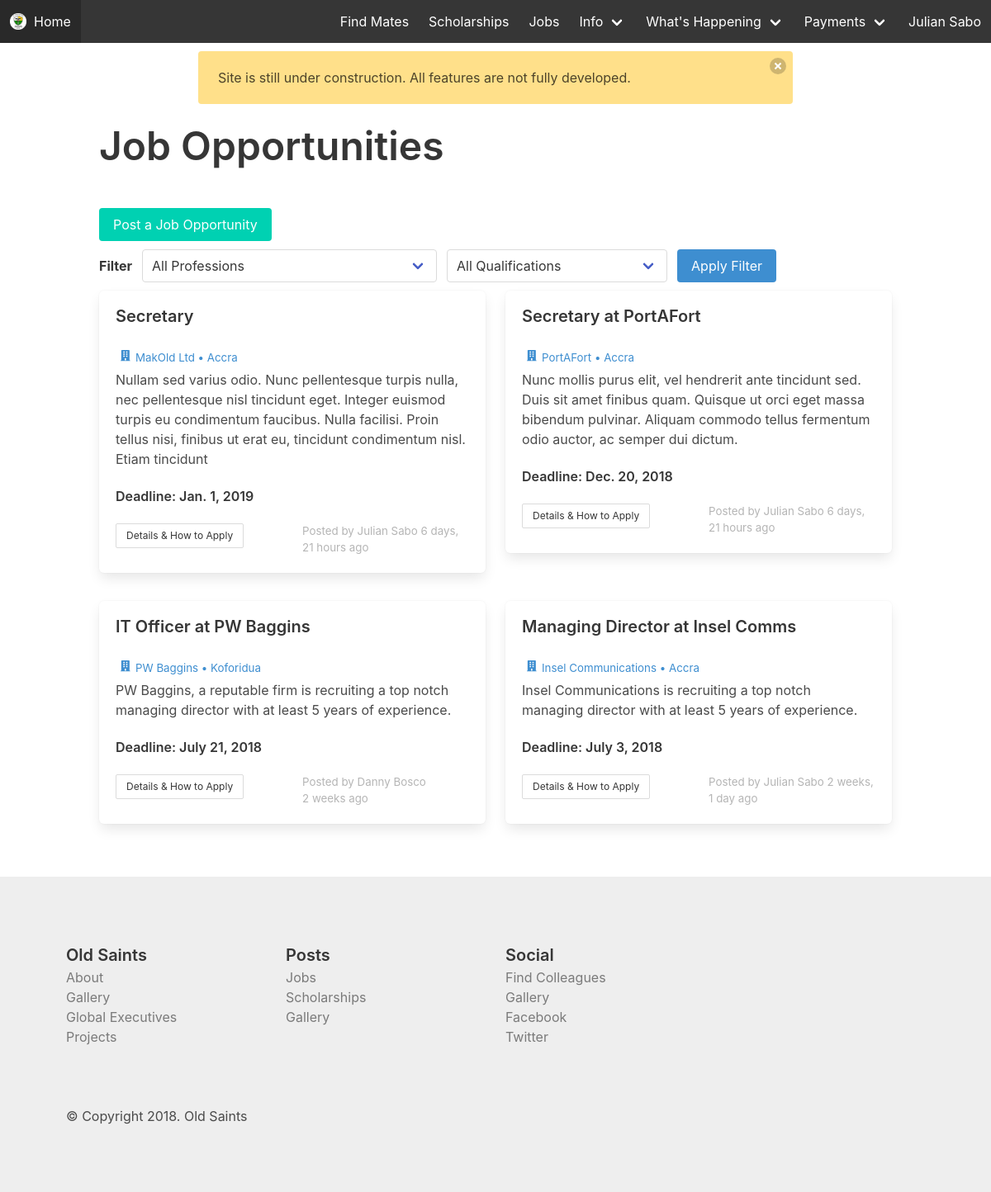
The page /jobs/ (signed in) on the database its author committed.
### web/models.py (models this page shows, shortened)
class Job(models.Model):
    post_title = models.CharField(max_length=70)
    position = models.CharField(max_length=70)
    short_description = models.CharField(max_length=250)
    job_description = models.TextField()
    salary_range = models.CharField(max_length=60)
    location = models.CharField(max_length=70)
    company = models.CharField(max_length=70)
    how_to_apply = models.CharField(max_length=70)
    date_added = models.DateTimeField(auto_now_add=True)
    qualifications = models.CharField(max_length=100)
    deadline = models.DateField()
    profession_type = models.CharField(max_length=100, default="General")
    posted_by = models.ForeignKey(Alumnum, related_name="jobs", on_delete=models.CASCADE)
    class Meta:
        ordering = ('-date_added', )

class Alumnum(models.Model):
    user = models.OneToOneField(User, related_name="alumnum", on_delete=models.CASCADE)
    mobile = models.CharField(max_length=17)
    telephone = models.CharField(max_length=17, blank=True)
    whatsapp = models.CharField(max_length=17, blank=True)
    facebook = models.CharField(max_length=100, blank=True)
    twitter = models.CharField(max_length=100, blank=True)
    instagram = models.CharField(max_length=100, blank=True)
    address_line_1 = models.CharField(max_length=50)
    address_line_2 = models.CharField(max_length=50)
    year_of_completion = models.IntegerField()
    exam_type = models.CharField(max_length=20) # o/a level, sss, wassce
    house = models.ForeignKey(House, related_name="alumni", on_delete=models.CASCADE)
    chapter = models.ForeignKey(Chapter, related_name="alumni", on_delete=models.CASCADE)
    member_id = models.CharField(max_length=20)
    profession = models.CharField(max_length=100)
    nickname = models.CharField(max_length=70, blank=True)
    reference_1 = models.TextField(blank=True)
    reference_2 = models.TextField(blank=True)
    verified = models.BooleanField(default=False)
    executive = models.BooleanField(default=False)
    class Meta:
        verbose_name_plural = "Alumni"
    def __str__(self):
        return self.user.get_full_name()

### web/views.py (the view)
# urls.py: url(r'^jobs/$', views.jobs, name="jobs"),
@login_required
def jobs(request):
    q_jobs = Job.objects.all()
    context = {
        "professions": PROFESSIONS
    }
    if request.GET.get('f', 0):
        profession = request.GET.get('profession', 'all')
        if not profession == 'all':
            q_jobs = q_jobs.filter(profession_type=profession)
        context['profession'] = profession
    context['jobs'] = q_jobs.all()
    return render(request, "web/jobs.html", context)

### web/templates/web/jobs.html (shortened to what this page needs)
{% extends "web/base.html" %} {% block main_title %} Jobs {% endblock main_title %} {% block content %}
<div class="container">
    <div style="margin-top: 10px;">
        <p class="is-1 title" style="margin-bottom: 1em;">
            Job Opportunities
        </p>
        <a href="{% url 'web:create_job_post' %}" class="button is-primary">Post a Job Opportunity</a>
        <form action="{% url 'web:jobs' %}" method="GET">
            <div class="level" style="margin-top: 10px;">
                <div class="level-left">
                    <div class="level-item">
                        <strong>Filter</strong>
                    </div>
                    <div class="level-item">
                        <div class="control">
                            <div class="select">
                                <select name="profession" id="">
                                    <option value="all">All Professions</option>
                                </select>
                            </div>
                        </div>
                    </div>
                    <div class="level-item">
                        <div class="control">
                            <div class="select">
                                <select name="qualification" id="">
                                    <option value="all">All Qualifications</option>
                                </select>
                            </div>
                        </div>
                    </div>
                    <div class="level-item">
                        <button class="button is-info">Apply Filter</button>
                    </div>
                </div>
            </div>
        </form>
    </div>
    <div class="columns is-multiline is-mobile">
        {% for job in jobs %}
        <div class="column is-half">
            <div class="box" style="margin-top: 10px;">
                <h5 class="is-5 title">{{ job.post_title }}</h5>
                <p style="font-size: 10pt; margin-bottom: 5px;" class="has-text-info">
                    <span class="icon">
                        <i class="fas fa-building"></i>
                    </span>{{ job.company }} &bull; {{ job.location }}</p>
                <p>{{ job.short_description }}</p>
                <br>
                <p class="is-6 title">Deadline: {{job.deadline}}</p>
                <div class="columns">
                    <div class="column">
                        <a class="button is-small" href="{% url 'web:job_detail' job.id %}">Details &amp; How to Apply</a>
                    </div>
                    <div class="column">
                        <p class="has-text-grey-light" style="font-size: 10pt;">Posted by {{job.posted_by}} {{job.date_added|timesince}} ago</p>
                    </div>
                </div>
            </div>
        </div>
        {% endfor %}
    </div>
</div>
{% endblock content %}

### web/templates/web/base.html (shortened to what this page needs)
{% load static %}
<!DOCTYPE html>
<html lang="en">
<head>
    <link rel="stylesheet" href="https://cdnjs.cloudflare.com/ajax/libs/bulma/0.7.1/css/bulma.min.css" />
    <link rel="stylesheet" href="{% static 'web/css/main.css' %}">
    <link rel="stylesheet" href="{% static 'web/css/intlTelInput.min.css' %}">
</head>
<body>
    <header>
        <nav class="navbar is-dark" role="navigation" aria-label="main navigation">
            <div class="navbar-brand">
                <a class="navbar-item" href="/">
                    <img src="{% static 'web/images/oldsaints-01.png' %}" alt="Old Saints" width="20" height="20"> &nbsp;{% if home %}
                    Old Saints
                    {% else %}
                    Home
                    {% endif %}
                </a>
            </div>
            <div class="navbar-menu">
                <div class="navbar-end">
                    <a class="navbar-item" href="{% url 'web:find_mate' %}">
                        Find Mates
                    </a>
                    <a class="navbar-item" href="{% url 'web:scholarships' %}">
                        Scholarships
                    </a>
                    <a class="navbar-item" href="{% url 'web:jobs' %}">
                        Jobs
                    </a>
                    <div class="navbar-item has-dropdown is-hoverable">
                        <a class="navbar-link">
                            Info
                        </a>
                    </div>
                    <div class="navbar-item has-dropdown is-hoverable">
                        <a class="navbar-link">
                            What's Happening
                        </a>
                    </div>
                    <div class="navbar-item has-dropdown is-hoverable">
                        <a class="navbar-link">
                            Payments
                        </a>
                    </div>
                    {% if user.is_authenticated %}
                    {% if user.is_superuser %}
                    <div class="navbar-item has-dropdown is-hoverable">
                        <a class="navbar-link">
                            {{user.get_full_name}}
                        </a>
                        <div class="navbar-dropdown is-boxed">
                            <a class="navbar-item" target="_blank" href="/admin/web/">
                                Admin Site
                            </a>
                            <a class="navbar-item" href="">
                                Profile
                            </a>
                            <a href="{% url 'web:logout' %}" class="navbar-item">Log out</a>
                        </div>
                    </div>
                    {% else %}
                    <a class="navbar-item" href="">
                        {{user.get_full_name}}
                    </a>
                    {% endif %} {% else %}
                    <a class="navbar-item" href="{% url 'web:login' %}">
                        Log in
                    </a>
                    {% endif %}
                </div>
            </div>
        </nav>
    </header>
    <div class="notification is-warning" style="width: 60%; margin-left: auto; margin-right: auto; margin-top: 10px;">
        <button class="delete"></button>
        Site is still under construction. All features are not fully developed.
    </div>
    <div class="content-block">
        {% block content %} {% endblock content %}
    </div>
    <footer>
        <div class="columns">
            <div class="column">
                <h4 class="is-size-5 has-text-weight-semibold  has-text-grey-darker">Old Saints</h4>
                <ul>
                    <li>
                        <a href="{% url 'web:about' %}" class="has-text-grey">About</a>
                    </li>
                    <li>
                        <a href="{% url 'web:gallery' %}" class="has-text-grey">Gallery</a>
                    </li>
                    <li>
                        <a href="{% url 'web:global_executives' %}" class="has-text-grey">Global Executives</a>
                    </li>
                    <li>
                        <a href="" class="has-text-grey">Projects</a>
                    </li>
                </ul>
            </div>
            <div class="column">
                <h4 class="is-size-5 has-text-weight-semibold  has-text-grey-darker">Posts</h4>
                <ul>
                    <li>
                        <a href="{% url 'web:jobs' %}" class="has-text-grey">Jobs</a>
                    </li>
                    <li>
                        <a href="{% url 'web:scholarships' %}" class="has-text-grey">Scholarships</a>
                    </li>
                    <li>
                        <a href="" class="has-text-grey">Gallery</a>
                    </li>
                </ul>
            </div>
            <div class="column">
                <h4 class="is-size-5 has-text-weight-semibold  has-text-grey-darker">Social</h4>
                <ul>
                    <li>
                        <a href="{% url 'web:find_mate' %}" class="has-text-grey">Find Colleagues</a>
                    </li>
                    <li>
                        <a href="" class="has-text-grey">Gallery</a>
                    </li>
                    <li>
                        <a href="" class="has-text-grey">Facebook</a>
                    </li>
                    <li>
                        <a href="" class="has-text-grey">Twitter</a>
                    </li>
                </ul>
            </div>
            <div class="column">
            </div>
        </div>
        <br>
        <br> &copy; Copyright 2018. Old Saints
    </footer>
</body>
</html>

### web/static/web/css/main.css (style rules this page uses)
footer { margin-top: 4em; padding: 5em; background: #eee }
.content-block { min-height: 100vh; }

### rows shown on the page
Job: post_title "Secretary", company "MakOld Ltd", location "Accra", short_description "Nullam sed varius odio. Nunc pellentesque turpis nulla, nec pellentesque nisl tincidunt eget. Integer euismod turpis eu condimentum faucibus. Nulla facilisi. Proin tellus nisi, finibus ut erat eu, tincidunt condimentum nisl. Etiam tincidunt", deadline "Jan. 1, 2019", posted_by "Julian Sabo", date_added "6 days, 21 hours"
Job: post_title "Secretary at PortAFort", company "PortAFort", location "Accra", short_description "Nunc mollis purus elit, vel hendrerit ante tincidunt sed. Duis sit amet finibus quam. Quisque ut orci eget massa bibendum pulvinar. Aliquam commodo tellus fermentum odio auctor, ac semper dui dictum.", deadline "Dec. 20, 2018", posted_by "Julian Sabo", date_added "6 days, 21 hours"
Job: post_title "IT Officer at PW Baggins", company "PW Baggins", location "Koforidua", short_description "PW Baggins, a reputable firm is recruiting a top notch managing director with at least 5 years of experience.", deadline "July 21, 2018", posted_by "Danny Bosco", date_added "2 weeks"
Job: post_title "Managing Director at Insel Comms", company "Insel Communications", location "Accra", short_description "Insel Communications is recruiting a top notch managing director with at least 5 years of experience.", deadline "July 3, 2018", posted_by "Julian Sabo", date_added "2 weeks, 1 day"

### other values the page prints
{{ user.get_full_name }} "Julian Sabo"
